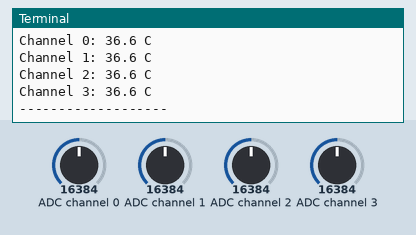
Recording of a program running on a simulated Raspberry Pi (BCM pin numbers). On the bench: the last lines printed to the terminal. The test bench sets the inputs (shaded band); at power-on: ADC channel 0 = 16384, ADC channel 1 = 16384, ADC channel 2 = 16384, ADC channel 3 = 16384 (analog values on the 0–32767 scale).

Above: at 1.2 s.
1.3 s: ADC channel 0 set to 22936
2.8 s: ADC channel 1 set to 22936
4.3 s: ADC channel 2 set to 22936
At 4.8 s:
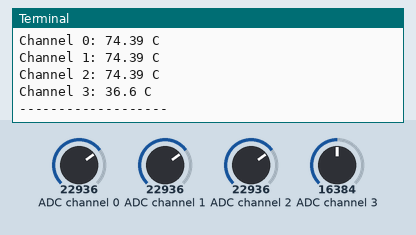
5.8 s: ADC channel 3 set to 22936
At 6.4 s:
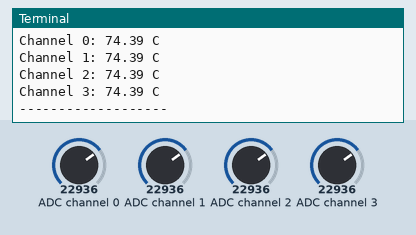
7.3 s: ADC channel 0 set to 9830
8.8 s: ADC channel 1 set to 9830
Timing chart, 0 to 11.3 s (numbered marks = the images above; inputs shaded):
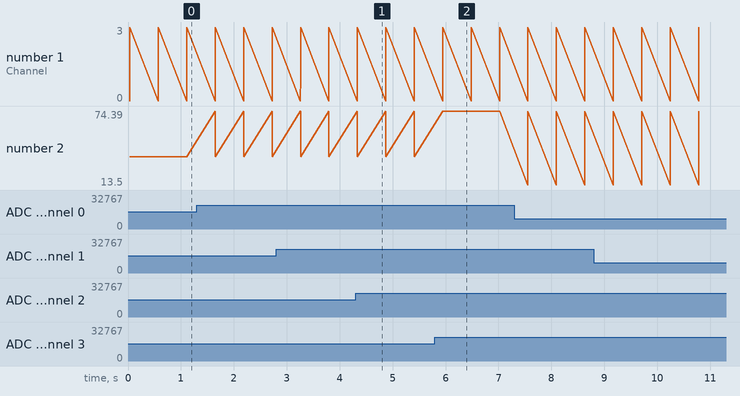

Measured:
- after the input at 4.3 s, the terminal: prints a new line at once (image 1)
- after the input at 5.8 s, the terminal: prints a new line after 0.15 s (image 2)

The program:

KY-013pi.py
```python
from Adafruit_ADS1x15 import ADS1x15
from time import sleep
import math, signal, sys, os
import RPi.GPIO as GPIO

GPIO.setmode(GPIO.BCM)
GPIO.setwarnings(False)

retraso = 0.5
ADS1015 = 0x00
ADS1115 = 0x01
gain = 4096
sps = 64
adc_channel_0 = 0
adc_channel_1 = 1
adc_channel_2 = 2
adc_channel_3 = 3
adc = ADS1x15(ic=ADS1115)

# Funcion para calcular la temperatura a traves de la tension
def calcTemp(voltage):
    temperature = math.log((10000/voltage)*(3300-voltage))
    temperature = 1 / (0.001129148 + (0.000234125 + (0.0000000876741 * temperature * temperature)) * temperature);
    temperature = temperature - 273.15;
    return temperature

try:
    while True:
        #Lee la tension y calcula la temperatura
        temp0 = round(calcTemp(adc.readADCSingleEnded(adc_channel_0,gain,sps)),2)
        temp1 = round(calcTemp(adc.readADCSingleEnded(adc_channel_1,gain,sps)),2)
        temp2 = round(calcTemp(adc.readADCSingleEnded(adc_channel_2,gain,sps)),2)
        temp3 = round(calcTemp(adc.readADCSingleEnded(adc_channel_3,gain,sps)),2)
        print("Channel 0:", temp0, "C")
        print("Channel 1:", temp1, "C")
        print("Channel 2:", temp2, "C")
        print("Channel 3:", temp3, "C")
        print("-------------------")
        sleep(retraso)

except KeyboardInterrupt:
    GPIO.cleanup()
```
